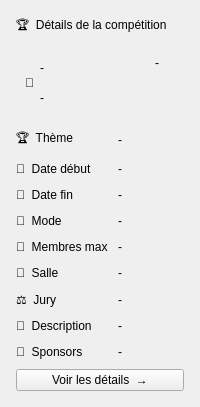
                       <widget class="QFrame" name="cardDetailsComp">
                        <property name="card" stdset="0">
                         <bool>true</bool>
                        </property>
                        <layout class="QVBoxLayout" name="detailsLayoutComp">
                         <property name="spacing">
                          <number>10</number>
                         </property>
                         <property name="leftMargin">
                          <number>16</number>
                         </property>
                         <property name="topMargin">
                          <number>16</number>
                         </property>
                         <property name="rightMargin">
                          <number>16</number>
                         </property>
                         <property name="bottomMargin">
                          <number>16</number>
                         </property>
                         <item>
                          <widget class="QLabel" name="lblDetailsComp">
                           <property name="role" stdset="0">
                            <string notr="true">cardTitle</string>
                           </property>
                           <property name="text">
                            <string>🏆  Détails de la compétition</string>
                           </property>
                          </widget>
                         </item>
                         <item>
                          <widget class="QFrame" name="detailHeadComp">
                           <layout class="QHBoxLayout" name="detailHeadLayoutComp">
                            <item>
                             <widget class="QLabel" name="dIcoComp">
                              <property name="text">
                               <string>🍃</string>
                              </property>
                             </widget>
                            </item>
                            <item>
                             <layout class="QVBoxLayout" name="detailNameLayoutComp">
                              <item>
                               <widget class="QLabel" name="dNomComp">
                                <property name="text">
                                 <string>-</string>
                                </property>
                               </widget>
                              </item>
                              <item>
                               <widget class="QLabel" name="dIdComp">
                                <property name="text">
                                 <string>-</string>
                                </property>
                               </widget>
                              </item>
                             </layout>
                            </item>
                            <item>
                             <spacer name="detailHeadSpacer">
                              <property name="orientation">
                               <enum>Qt::Horizontal</enum>
                              </property>
                              <property name="sizeHint" stdset="0">
                               <size>
                                <width>40</width>
                                <height>20</height>
                               </size>
                              </property>
                             </spacer>
                            </item>
                            <item>
                             <layout class="QVBoxLayout" name="detailBadgeLayout">
                              <item>
                               <widget class="QLabel" name="dBadgeComp">
                                <property name="text">
                                 <string>-</string>
                                </property>
                               </widget>
                              </item>
                              <item>
                               <spacer name="detailBadgeSpacer">
                                <property name="orientation">
                                 <enum>Qt::Vertical</enum>
                                </property>
                                <property name="sizeHint" stdset="0">
                                 <size>
                                  <width>20</width>
                                  <height>40</height>
                                 </size>
                                </property>
                               </spacer>
                              </item>
                             </layout>
                            </item>
                           </layout>
                          </widget>
                         </item>
                         <item>
                          <layout class="QGridLayout" name="detailsGridComp">
                           <property name="verticalSpacing">
                            <number>12</number>
                           </property>
                           <item row="0" column="0">
                            <widget class="QLabel" name="dThemeLabel">
                             <property name="text">
                              <string>🏆  Thème</string>
                             </property>
                            </widget>
                           </item>
                           <item row="0" column="1">
                            <widget class="QLabel" name="dTheme">
                             <property name="text">
                              <string>-</string>
                             </property>
                            </widget>
                           </item>
                           <item row="1" column="0">
                            <widget class="QLabel" name="dDebutLabel">
                             <property name="text">
                              <string>📅  Date début</string>
                             </property>
                            </widget>
                           </item>
                           <item row="1" column="1">
                            <widget class="QLabel" name="dDebut">
                             <property name="text">
                              <string>-</string>
                             </property>
                            </widget>
                           </item>
                           <item row="2" column="0">
                            <widget class="QLabel" name="dFinLabel">
                             <property name="text">
                              <string>📅  Date fin</string>
                             </property>
                            </widget>
                           </item>
                           <item row="2" column="1">
                            <widget class="QLabel" name="dFin">
                             <property name="text">
                              <string>-</string>
                             </property>
                            </widget>
                           </item>
                           <item row="3" column="0">
                            <widget class="QLabel" name="dModeLabel">
                             <property name="text">
                              <string>📍  Mode</string>
                             </property>
                            </widget>
                           </item>
                           <item row="3" column="1">
                            <widget class="QLabel" name="dMode">
                             <property name="text">
                              <string>-</string>
                             </property>
                            </widget>
                           </item>
                           <item row="4" column="0">
                            <widget class="QLabel" name="dMaxLabel">
                             <property name="text">
                              <string>👥  Membres max</string>
                             </property>
                            </widget>
                           </item>
                           <item row="4" column="1">
                            <widget class="QLabel" name="dMax">
                             <property name="text">
                              <string>-</string>
                             </property>
                            </widget>
                           </item>
                           <item row="5" column="0">
                            <widget class="QLabel" name="dSalleLabelComp">
                             <property name="text">
                              <string>🏫  Salle</string>
                             </property>
                            </widget>
                           </item>
                           <item row="5" column="1">
                            <widget class="QLabel" name="dSalleComp">
                             <property name="text">
                              <string>-</string>
                             </property>
                            </widget>
                           </item>
                           <item row="6" column="0">
                            <widget class="QLabel" name="dJuryLabel">
                             <property name="text">
                              <string>⚖️  Jury</string>
                             </property>
                            </widget>
                           </item>
                           <item row="6" column="1">
                            <widget class="QLabel" name="dJury">
                             <property name="text">
                              <string>-</string>
                             </property>
                             <property name="wordWrap">
                              <bool>true</bool>
                             </property>
                            </widget>
                           </item>
                           <item row="7" column="0">
                            <widget class="QLabel" name="dDescriptionLabel">
                             <property name="text">
                              <string>📝  Description</string>
                             </property>
                            </widget>
                           </item>
                           <item row="7" column="1">
                            <widget class="QLabel" name="dDescription">
                             <property name="text">
                              <string>-</string>
                             </property>
                             <property name="wordWrap">
                              <bool>true</bool>
                             </property>
                            </widget>
                           </item>
                           <item row="8" column="0">
                            <widget class="QLabel" name="dSponsorsLabel">
                             <property name="text">
                              <string>🤝  Sponsors</string>
                             </property>
                            </widget>
                           </item>
                           <item row="8" column="1">
                            <widget class="QLabel" name="dSponsors">
                             <property name="text">
                              <string>-</string>
                             </property>
                             <property name="wordWrap">
                              <bool>true</bool>
                             </property>
                            </widget>
                           </item>
                          </layout>
                         </item>
                         <item>
                          <widget class="QPushButton" name="btnDetailsComp">
                           <property name="cursor">
                            <cursorShape>PointingHandCursor</cursorShape>
                           </property>
                           <property name="kind" stdset="0">
                            <string notr="true">primary</string>
                           </property>
                           <property name="text">
                            <string>Voir les détails  →</string>
                           </property>
                          </widget>
                         </item>
                        </layout>
                       </widget>
